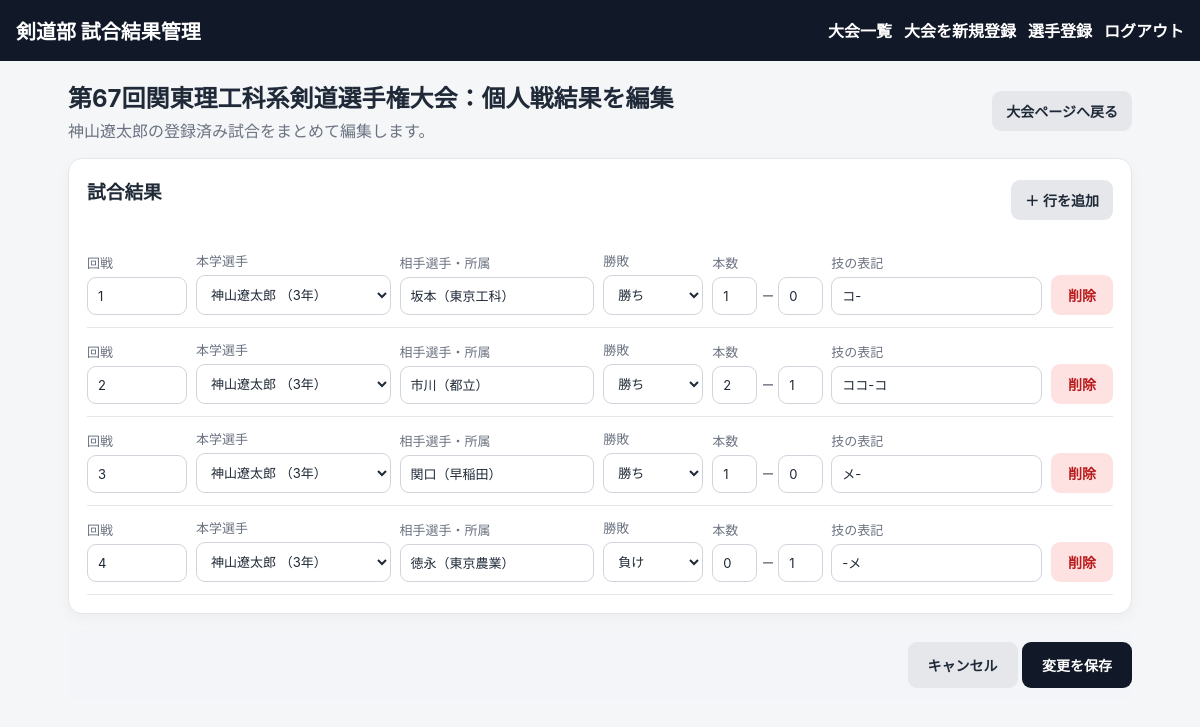
The app's page /tournaments/3/individual-results/edit?player_name=神山遼太郎 (signed in) with its own data.
### main.py (models this page shows)
class Base(DeclarativeBase):
    pass

class Tournament(Base):
    __tablename__ = "tournaments"
    id: Mapped[int] = mapped_column(primary_key=True)
    name: Mapped[str] = mapped_column(String(200))
    event_date: Mapped[date] = mapped_column(Date)
    venue: Mapped[str] = mapped_column(String(200), default="")
    created_by: Mapped[int] = mapped_column(ForeignKey("users.id"))
    created_at: Mapped[datetime] = mapped_column(DateTime, default=datetime.utcnow)
    events: Mapped[list["Event"]] = relationship(
        back_populates="tournament_parent",
        cascade="all, delete-orphan",
        order_by="Event.id",
    )

class MatchEntry(Base):
    __tablename__ = "match_entries"
    id: Mapped[int] = mapped_column(primary_key=True)
    event_id: Mapped[int] = mapped_column(ForeignKey("events.id"))
    order_index: Mapped[int] = mapped_column(Integer, default=0)
    position: Mapped[str] = mapped_column(String(50), default="")
    player_name: Mapped[str] = mapped_column(String(100))
    opponent_name: Mapped[str] = mapped_column(String(150), default="")
    individual_round: Mapped[str] = mapped_column(String(80), default="")
    result: Mapped[str] = mapped_column(String(20))
    score_for: Mapped[int] = mapped_column(Integer, default=0)
    score_against: Mapped[int] = mapped_column(Integer, default=0)
    detail: Mapped[str] = mapped_column(String(255), default="")
    event: Mapped[Event] = relationship(back_populates="entries")

class Player(Base):
    __tablename__ = "players"
    id: Mapped[int] = mapped_column(primary_key=True)
    name: Mapped[str] = mapped_column(
        String(100),
        unique=True,
        index=True,
    )
    grade: Mapped[str] = mapped_column(
        String(50),
        default="",
    )
    enrollment_year: Mapped[int | None] = mapped_column(
        Integer,
        nullable=True,
    )
    note: Mapped[str] = mapped_column(
        String(255),
        default="",
    )
    created_at: Mapped[datetime] = mapped_column(
        DateTime,
        default=datetime.utcnow,
    )

### main.py (the view)
@app.get(
    "/tournaments/{tournament_id}/individual-results/edit",
    response_class=HTMLResponse,
)
def edit_individual_results_page(
    tournament_id: int,
    player_name: str,
    request: Request,
    db: Session = Depends(get_db),
    user: User = Depends(require_user),
):
    tournament = db.get(Tournament, tournament_id)
    if not tournament:
        raise HTTPException(status_code=404)
    entries = db.scalars(
        select(MatchEntry)
        .join(Event)
        .where(
            Event.tournament_id == tournament_id,
            Event.event_type == "individual",
            MatchEntry.player_name == player_name,
        )
        .order_by(
            MatchEntry.individual_round,
            MatchEntry.order_index,
        )
    ).all()
    print("個人戦の取得件数:", len(entries))
    for entry in entries:
        print(
            entry.id,
            entry.player_name,
            entry.individual_round,
            entry.opponent_name,
        )
    if not entries:
        raise HTTPException(status_code=404)
    players = get_ordered_players(db)
    return render(
        "individual_edit.html",
        request=request,
        user=user,
        tournament=tournament,
        player_name=player_name,
        entries=entries,
        players=players,
    )

### templates/individual_edit.html (shortened to what this page needs)
{% extends "base.html" %}
{% block content %}
<div class="page-head">
  <div>
    <h2>
      {{ tournament.name }}：個人戦結果を編集
    </h2>
    <p>
      {{ player_name }}の登録済み試合をまとめて編集します。
    </p>
  </div>
  <a
    href="/tournaments/{{ tournament.id }}"
    class="button secondary"
  >
    大会ページへ戻る
  </a>
</div>
<form
  method="post"
  action="/tournaments/{{ tournament.id }}/individual-results/edit"
  id="eventForm"
>
  <section class="card">
    <div class="section-head">
      <h3>試合結果</h3>
      <button
        type="button"
        id="addRow"
        class="secondary"
      >
        ＋ 行を追加
      </button>
    </div>
    <div id="rows">
      {% for entry in entries %}
      <div class="match-row">
        <label>
          回戦
          <input
            type="number"
            name="individual_round"
            min="1"
            required
            value="{{ entry.individual_round }}"
          >
        </label>
        <label>
          本学選手
          <select
            name="player_name"
            required
          >
            {% for player in players %}
            <option
              value="{{ player.name }}"
              {% if entry.player_name == player.name %}
                selected
              {% endif %}
            >
              {{ player.name }}
              {% if current_grade(player) %}
                （{{ current_grade(player) }}）
              {% endif %}
            </option>
            {% endfor %}
          </select>
        </label>
        <label>
          相手選手・所属
          <input
            name="opponent_name"
            value="{{ entry.opponent_name }}"
            placeholder="例：阪本（東京工科大学）"
          >
        </label>
        <label>
          勝敗
          <select name="result">
            <option
              value="win"
              {% if entry.result == "win" %}
                selected
              {% endif %}
            >
              勝ち
            </option>
            <option
              value="loss"
              {% if entry.result == "loss" %}
                selected
              {% endif %}
            >
              負け
            </option>
          </select>
        </label>
        <label>
          本数
          <span class="score">
            <input
              type="number"
              name="score_for"
              min="0"
              max="2"
              value="{{ entry.score_for }}"
            >
            <b>－</b>
            <input
              type="number"
              name="score_against"
              min="0"
              max="2"
              value="{{ entry.score_against }}"
            >
          </span>
        </label>
        <label class="wide">
          技の表記
          <input
            name="detail"
            value="{{ entry.detail }}"
            placeholder="例：コ-、ココ-コ、-メメ"
          >
        </label>
        <button
          type="button"
          class="danger remove-row"
        >
          削除
        </button>
      </div>
      {% endfor %}
    </div>
  </section>
  <div class="sticky-actions">
    <a
      href="/tournaments/{{ tournament.id }}"
      class="button secondary large"
    >
      キャンセル
    </a>
    <button
      type="submit"
      class="primary large"
    >
      変更を保存
    </button>
  </div>
</form>
{% endblock %}

### static/style.css (style rules this page uses)
:root { --bg: #f4f6f8; --card: #ffffff; --text: #1f2937; --muted: #6b7280; --line: #d1d5db; --accent: #111827; --danger: #b91c1c; }
* { box-sizing: border-box; }
body { margin: 0; background: var(--bg); color: var(--text); font-family: -apple-system, BlinkMacSystemFont, "Segoe UI", "Hiragino Kaku Gothic ProN", "Yu Gothic", Meiryo, sans-serif; }
h2, h3 { margin-top: 0; }
.card { margin-bottom: 16px; padding: 18px; background: var(--card); border: 1px solid #e5e7eb; border-radius: 14px; box-shadow: 0 4px 14px rgba(0, 0, 0, 0.04); }
.page-head, .section-head { display: flex; justify-content: space-between; align-items: center; gap: 15px; margin-bottom: 16px; }
.page-head h2, .page-head p { margin: 0; }
.page-head p { margin-top: 4px; color: var(--muted); }
button, .button { display: inline-block; padding: 10px 14px; border: 0; border-radius: 9px; font-size: 14px; font-weight: 700; text-decoration: none; cursor: pointer; transition: background-color 0.2s ease, color 0.2s ease, transform 0.2s ease, box-shadow 0.2s ease; }
.primary { background: var(--accent); color: #ffffff; }
.secondary { background: #e5e7eb; color: var(--text); }
.danger { background: #fee2e2; color: var(--danger); }
.large { padding: 13px 20px; }
label { display: grid; gap: 5px; color: var(--muted); font-size: 13px; }
input, select, textarea { width: 100%; padding: 10px; border: 1px solid var(--line); border-radius: 9px; background: #ffffff; color: var(--text); font: inherit; }
.sticky-actions { position: sticky; bottom: 0; padding: 12px 0; background: rgba(244, 246, 248, 0.94); text-align: right; }
.match-row { display: grid; grid-template-columns: 100px 1.2fr 1.2fr 100px 110px 1.3fr 62px; gap: 9px; align-items: end; padding: 12px 0; border-bottom: 1px solid #e5e7eb; }
.score { display: flex; align-items: center; gap: 4px; }
.score input { min-width: 45px; }
.wide { min-width: 150px; }

### records on screen
Tournament: name "第67回関東理工科系剣道選手権大会"
MatchEntry: individual_round "1", player_name "神山遼太郎 （3年）", opponent_name "坂本（東京工科）", result "勝ち", score_for "1", score_against "0", detail "コ-"
MatchEntry: individual_round "2", player_name "神山遼太郎 （3年）", opponent_name "市川（都立）", result "勝ち", score_for "2", score_against "1", detail "ココ-コ"
MatchEntry: individual_round "3", player_name "神山遼太郎 （3年）", opponent_name "関口（早稲田）", result "勝ち", score_for "1", score_against "0", detail "メ-"
MatchEntry: individual_round "4", player_name "神山遼太郎 （3年）", opponent_name "徳永（東京農業）", result "負け", score_for "0", score_against "1", detail "-メ"

### other values on screen
{{ player_name }} "神山遼太郎"
